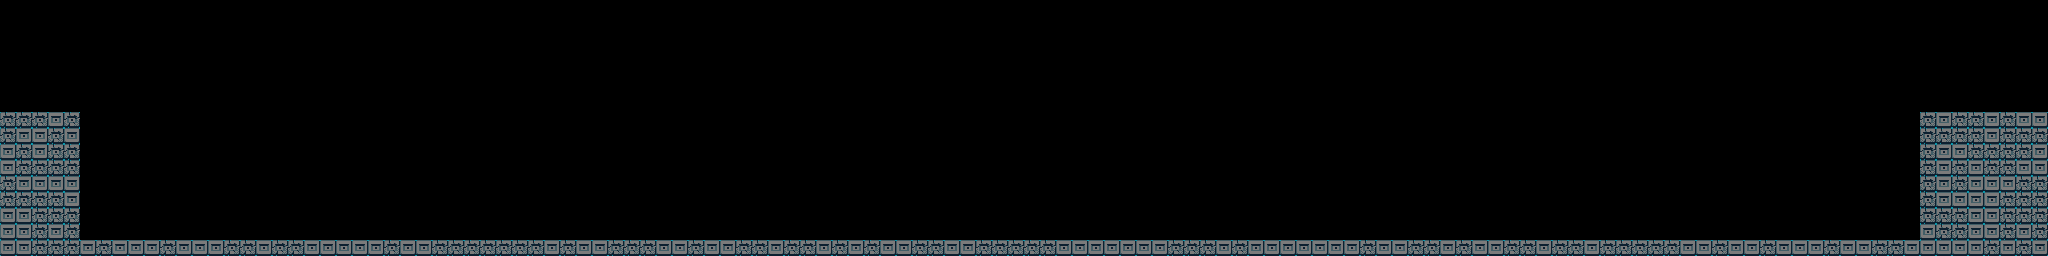

Rendered tile map (Tiled .tmx) drawn with the repository's tilesets; below, a short description and the map source with its tile grids summarised:
An orthogonal 128x16 tile map with 16x16 px tiles, 1 tile layer (Tile Layer 1) and 274 objects (203x spikes, 66x platform, 4x turret, player).

<map version="1.0" orientation="orthogonal" renderorder="right-down" width="128" height="16" tilewidth="16" tileheight="16">
 <tileset firstgid="1" name="arne_sprites" tilewidth="16" tileheight="16">
  <image source="arne_sprites.png" width="256" height="128" />
 </tileset>
 <layer name="Tile Layer 1" width="128" height="16">
  <data>[2048 cells, 232 non-empty, 2 distinct tile ids]</data>
 </layer>
 <objectgroup name="ObjectsLayer">
  <object type="player" gid="81" x="15" y="87" />
  <object type="platform" gid="6" x="128.091" y="128.068" />
  <object type="platform" gid="6" x="144.091" y="128.091" />
  <object type="platform" gid="6" x="160.091" y="128.091" />
  <object type="platform" gid="6" x="288" y="208" />
  <object type="platform" gid="6" x="320" y="208.023" />
  <object type="platform" gid="6" x="304" y="208.023" />
  <object type="platform" gid="6" x="368" y="128" />
  <object type="platform" gid="6" x="400" y="128.023" />
  <object type="platform" gid="6" x="384" y="128.023" />
  <object type="platform" gid="6" x="448" y="128" />
  <object type="platform" gid="6" x="480" y="128.023" />
  <object type="platform" gid="6" x="464" y="128.023" />
  <object type="platform" gid="6" x="528" y="224" />
  <object type="platform" gid="6" x="560" y="224.023" />
  <object type="platform" gid="6" x="544" y="224.023" />
  <object type="platform" gid="6" x="608" y="80" />
  <object type="platform" gid="6" x="640" y="80.023" />
  <object type="platform" gid="6" x="624" y="80.023" />
  <object type="platform" gid="6" x="688" y="112" />
  <object type="platform" gid="6" x="720" y="112.023" />
  <object type="platform" gid="6" x="704" y="112.023" />
  <object type="platform" gid="6" x="768" y="176" />
  <object type="platform" gid="6" x="800" y="176.023" />
  <object type="platform" gid="6" x="784" y="176.023" />
  <object type="platform" gid="6" x="1456" y="112.023" />
  <object type="platform" gid="6" x="1856" y="160.023" />
  <object type="platform" gid="6" x="1616" y="208.023" />
  <object type="platform" gid="6" x="1520" y="112" />
  <object type="platform" gid="6" x="1792" y="96.023" />
  <object type="platform" gid="6" x="1680" y="64" />
  <object type="platform" gid="6" x="1280" y="64.023" />
  <object type="platform" gid="6" x="1840" y="160" />
  <object type="platform" gid="6" x="1600" y="208" />
  <object type="platform" gid="6" x="1472" y="112.023" />
  <object type="platform" gid="6" x="1296" y="64.023" />
  <object type="platform" gid="6" x="1632" y="208.023" />
  <object type="platform" gid="6" x="1360" y="192" />
  <object type="platform" gid="6" x="1696" y="64.023" />
  <object type="platform" gid="6" x="1760" y="96" />
  <object type="platform" gid="6" x="1200" y="112.023" />
  <object type="platform" gid="6" x="1264" y="64" />
  <object type="platform" gid="6" x="1552" y="112.023" />
  <object type="platform" gid="6" x="1376" y="192.023" />
  <object type="platform" gid="6" x="1440" y="112" />
  <object type="platform" gid="6" x="1712" y="64.023" />
  <object type="platform" gid="6" x="1776" y="96.023" />
  <object type="platform" gid="6" x="1536" y="112.023" />
  <object type="platform" gid="6" x="1872" y="160.023" />
  <object type="platform" gid="6" x="1168" y="112" />
  <object type="platform" gid="6" x="1392" y="192.023" />
  <object type="platform" gid="6" x="1184" y="112.023" />
  <object type="platform" gid="6" x="848" y="64" />
  <object type="platform" gid="6" x="864" y="64.023" />
  <object type="platform" gid="6" x="880" y="64.023" />
  <object type="platform" gid="6" x="928" y="112" />
  <object type="platform" gid="6" x="944" y="112.023" />
  <object type="platform" gid="6" x="960" y="112.023" />
  <object type="platform" gid="6" x="1008" y="144" />
  <object type="platform" gid="6" x="1024" y="144.023" />
  <object type="platform" gid="6" x="1040" y="144.023" />
  <object type="platform" gid="6" x="1088" y="64" />
  <object type="platform" gid="6" x="1104" y="64.023" />
  <object type="platform" gid="6" x="1120" y="64.023" />
  <object type="spikes" gid="101" x="80" y="240.125" />
  <object type="spikes" gid="101" x="96" y="240" />
  <object type="spikes" gid="101" x="112" y="240" />
  <object type="spikes" gid="101" x="128" y="240" />
  <object type="spikes" gid="101" x="144" y="240" />
  <object type="spikes" gid="101" x="160" y="240" />
  <object type="spikes" gid="101" x="256" y="240" />
  <object type="spikes" gid="101" x="240" y="240" />
  <object type="spikes" gid="101" x="208" y="240" />
  <object type="spikes" gid="101" x="176" y="240" />
  <object type="spikes" gid="101" x="192" y="240" />
  <object type="spikes" gid="101" x="224" y="240" />
  <object type="spikes" gid="101" x="288" y="240" />
  <object type="spikes" gid="101" x="288" y="240" />
  <object type="spikes" gid="101" x="304" y="240" />
  <object type="spikes" gid="101" x="320" y="240" />
  <object type="spikes" gid="101" x="288" y="240" />
  <object type="spikes" gid="101" x="288" y="240" />
  <object type="spikes" gid="101" x="272" y="240" />
  <object type="spikes" gid="101" x="336" y="240" />
  <object type="spikes" gid="101" x="352" y="240" />
  <object type="spikes" gid="101" x="384" y="240" />
  <object type="spikes" gid="101" x="384" y="240" />
  <object type="spikes" gid="101" x="384" y="240" />
  <object type="spikes" gid="101" x="368" y="240" />
  <object type="spikes" gid="101" x="416" y="240" />
  <object type="spikes" gid="101" x="416" y="240" />
  <object type="spikes" gid="101" x="416" y="240" />
  <object type="spikes" gid="101" x="400" y="240" />
  <object type="spikes" gid="101" x="400" y="240" />
  <object type="spikes" gid="101" x="448" y="240" />
  <object type="spikes" gid="101" x="448" y="240" />
  <object type="spikes" gid="101" x="464" y="240" />
  <object type="spikes" gid="101" x="480" y="240" />
  <object type="spikes" gid="101" x="496" y="240" />
  <object type="spikes" gid="101" x="528" y="240" />
  <object type="spikes" gid="101" x="528" y="240" />
  <object type="spikes" gid="101" x="560" y="240" />
  <object type="spikes" gid="101" x="576" y="240" />
  <object type="spikes" gid="101" x="608" y="240" />
  <object type="spikes" gid="101" x="640" y="240" />
  <object type="spikes" gid="101" x="656" y="240" />
  <object type="spikes" gid="101" x="688" y="240" />
  <object type="spikes" gid="101" x="704" y="240" />
  <object type="spikes" gid="101" x="656" y="240" />
  <object type="spikes" gid="101" x="624" y="240" />
  <object type="spikes" gid="101" x="592" y="240" />
  <object type="spikes" gid="101" x="576" y="240" />
  <object type="spikes" gid="101" x="512" y="240" />
  <object type="spikes" gid="101" x="480" y="240" />
  <object type="spikes" gid="101" x="432" y="240" />
  <object type="spikes" gid="101" x="672" y="240" />
  <object type="spikes" gid="101" x="544" y="240" />
  <object type="spikes" gid="101" x="720" y="240" />
  <object type="spikes" gid="101" x="816" y="240" />
  <object type="spikes" gid="101" x="832" y="240" />
  <object type="spikes" gid="101" x="848" y="240" />
  <object type="spikes" gid="101" x="864" y="240" />
  <object type="spikes" gid="101" x="880" y="240" />
  <object type="spikes" gid="101" x="912" y="240" />
  <object type="spikes" gid="101" x="912" y="240" />
  <object type="spikes" gid="101" x="912" y="240" />
  <object type="spikes" gid="101" x="912" y="240" />
  <object type="spikes" gid="101" x="912" y="240" />
  <object type="spikes" gid="101" x="912" y="240" />
  <object type="spikes" gid="101" x="928" y="240" />
  <object type="spikes" gid="101" x="928" y="240" />
  <object type="spikes" gid="101" x="944" y="240" />
  </objectgroup>
</map>
<!-- 142 of 274 objects omitted -->
